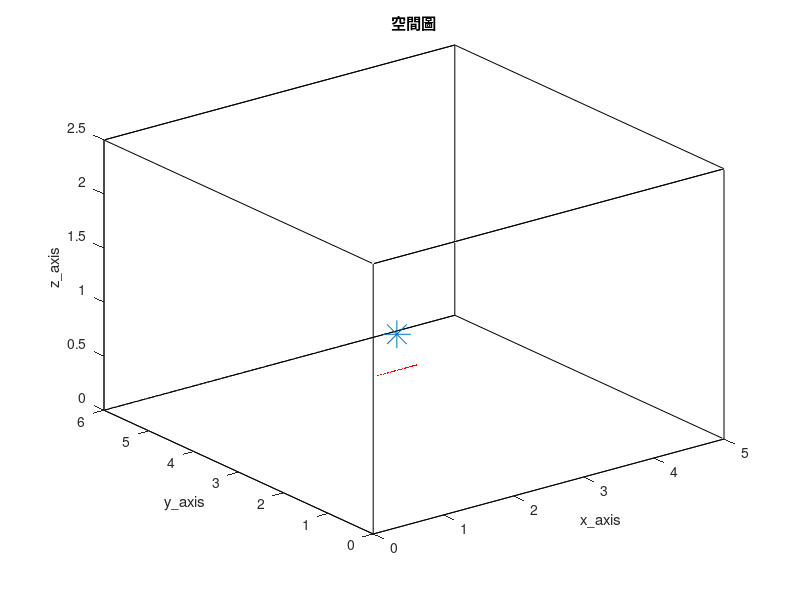

This figure's MATLAB source: (Note: this script raises an error after producing the figure.)
clc; clear; 
close all;
tic

%% RIR parameter %%
SorNum = 1;                                              % source number
MicNum = 30;                                             % number of microphone
c = 343;                                                 % Sound velocity (m/s)
fs = 16000;                                              % Sample frequency (samples/s)
Ts = 1/fs;                                               % Sample period (s)

% UCA %
% radius_UCA = 1;                                        % aperture (m) 
% angle_step = 360/MicNum;
% MicPos = zeros(MicNum, 3);
% for i = 1:MicNum
%     MicPos(i, :) = [1+radius_UCA*cosd((angle_step)*(i - 1)) 3+radius_UCA*sind((angle_step)*(i - 1)) 1];
% end

% ULA %
MicStart = [1, 1.5, 1];
spacing = 0.02;
MicPos = zeros(MicNum, 3);
for i = 1 : MicNum
    MicPos(i, :) = [MicStart(1, 1)+(i-1)*spacing MicStart(1, 2) MicStart(1, 3)];
end

SorPos = [2, 2.6, 1];
room_dim = [5, 6, 2.5];                                  % Room dimensions [x y z] (m)
reverberation_time = 0.2;                                % Reverberation time (s)
points_rir = 4096;                                       % Number of rir points (需比 reverberation time 還長)
mtype = 'omnidirectional';                               % Type of microphone
order = -1;                                              % -1 equals maximum reflection order!
dim = 3;                                                 % Room dimension
orientation = 0;                                         % Microphone orientation (rad)
hp_filter = 0;                                           % Disable high-pass filter

% 畫空間圖 %
figure(1);
plot3( [0 room_dim(1, 1) room_dim(1, 1) 0 0 0 room_dim(1, 1) room_dim(1, 1) 0 0 room_dim(1, 1) room_dim(1, 1) 0 0 room_dim(1, 1) room_dim(1, 1)], ...
       [0 0 room_dim(1, 2) room_dim(1, 2) 0 0 0 room_dim(1, 2) room_dim(1, 2) room_dim(1, 2) room_dim(1, 2) room_dim(1, 2) room_dim(1, 2) 0 0 0], ...
       [0 0 0 0 0 room_dim(1, 3) room_dim(1, 3) room_dim(1, 3) room_dim(1, 3) 0 0 room_dim(1, 3) room_dim(1, 3) room_dim(1, 3) room_dim(1, 3) 0] , 'k')
hold on
plot3(MicPos(:, 1), MicPos(:, 2), MicPos(:, 3), 'r.', 'MarkerSize', 1)
hold on
plot3(SorPos(:, 1), SorPos(:, 2), SorPos(:, 3), '*', 'MarkerSize', 20)
hold off
xlabel('x\_axis')
ylabel('y\_axis')
zlabel('z\_axis')
title('空間圖')
shg

%% generate ground-truth RIR (h) %%
% 產生 RIR 和存.mat 檔 %
% h = rir_generator(c, fs, MicPos, SorPos, room_dim, reverberation_time, points_rir, mtype, order, dim, orientation, hp_filter);
% rir_filename_str = ['h_', string(reverberation_time), 'x', string(MicNum), 'x', string(points_rir), '.mat'];
% rir_filemane = join(rir_filename_str, '');
% save(rir_filemane, 'h')

% load .mat 檔 %
rir_filename_str = ['h_', string(reverberation_time), 'x', string(MicNum), 'x', string(points_rir), '.mat'];
rir_filemane = join(rir_filename_str, '');
load(rir_filemane)

% 畫 ground-truth RIR time plot %
look_mic = 10;
figure(2)
plot(h(look_mic, :), 'r');
h_yaxis_underlimit = min(h(look_mic, :)) - 0.01;
h_yaxis_upperlimit = max(h(look_mic, :)) + 0.01;
ylim([h_yaxis_underlimit h_yaxis_upperlimit])
title('h')
xlabel('points')
ylabel('magnitude')
shg

%% compute ground-truth CTF (H) %%
NWIN_H = 2048;
NFFT_H = 2048;
hopsize_H = floor(NWIN_H/2);    % OverlapLength = NWIN - hopsize

% RIR 轉頻域 %
h_transpose = h(:, 1:NWIN_H).';
[H, freqs_vector, H_t_vector] = stft(h_transpose, fs, Window=rectwin(NWIN_H), OverlapLength=NWIN_H-hopsize_H, FFTLength=NFFT_H, FrequencyRange='onesided');
frequency = size(freqs_vector, 1);
H_dB = mag2db(abs(H));

% 畫 ground-truth RIR frequency plot %
figure(3);
semilogx(freqs_vector, H_dB(:, :, look_mic), 'r')
xlim([0 fs/2])
H_yaxis_underlimit = min(H_dB(2:end, :, look_mic), [], 'all') - 5;
H_yaxis_upperlimit = max(H_dB(2:end, :, look_mic), [], 'all') + 5;
ylim([H_yaxis_underlimit H_yaxis_upperlimit])
title('H')
xlabel('frequency(Hz)')
ylabel('magnitude(dB)')
shg

%% 讀音檔 or 產生 white noise source (source) %%
Second = 20;
SorLen =  Second*fs;

% load source %
% [source, pathname] = read_audio(SorNum, Second, fs);     % speech source
[source_transpose, fs] = audioread('245.wav', [1, SorLen]);
source = source_transpose.';
% source = wgn(1, SorLen, 0);                              % white noise source

NWIN = 2048;
NFFT = 2048;
hopsize = 64;
[S, freqs_vector, S_t_vector] = stft(source, fs, Window=hamming(NWIN), OverlapLength=NWIN-hopsize, FFTLength=NFFT, FrequencyRange='onesided');
mean_S = mean(abs(S), 'all');

%% RIR mix source 先在時域上 convolution 再做 stft (y and Y) %%
% convolution source and RIR %
as = zeros(MicNum, points_rir+SorLen-1);
for i = 1 : MicNum
    as(i, :) = conv(h(i, :), source);
end

as = as(:, 1:SorLen);

% 加上 white noise 當作 interferer %
% SNR = 40;
% for i = 1:MicNum
%     y(i, :) = awgn(as(i, :), SNR, 'measured');
% end

% 不加 white noise %
y = as;

% y 轉頻域 %
y_transpose = y.';
[Y, freqs_vector, Y_t_vector] = stft(y_transpose, fs, Window=hamming(NWIN), OverlapLength=NWIN-hopsize, FFTLength=NFFT, FrequencyRange='onesided');
Y_dB = mag2db(abs(Y));
NumOfFrame = size(Y_t_vector, 1);
NumOfFrame_vector = 1:1:NumOfFrame;

%% initial a %%
% use freefield point source model initialize a %
a = zeros(MicNum, SorNum, frequency);
distance = zeros(MicNum, SorNum);
for i = 1 : MicNum
    distance(i, :) =  sqrt(sum((SorPos - MicPos(i, :)).^2));
end

for n = 1:frequency
    omega = 2*pi*freqs_vector(n);
    a(:, :, n) = exp(-1j*omega/c*distance)./distance;
end

% adjust a_ini_tdomain 之最高點與 h 之最高點等高 讓頻域圖高度相同 %
a_ini_sym = [squeeze(a) conj(flip(squeeze(a(:, :, 2:end-1)), 2))]; 
a_ini_tdomain = ifft(a_ini_sym, NFFT_H, 2, 'symmetric');
h_max = max(h(look_mic, :));
a_ini_tdomain_max = max(a_ini_tdomain(look_mic, :));
ratio_a_ini_tdomain = h_max/a_ini_tdomain_max;


for n = 1:frequency
    omega = 2*pi*freqs_vector(n);
    a(:, :, n) = ratio_a_ini_tdomain*exp(-1j*omega/c*distance)./distance;
end

a_ini_sym = [squeeze(a) conj(flip(squeeze(a(:, :, 2:end-1)), 2))]; 
a_ini_tdomain = ifft(a_ini_sym, NFFT_H, 2, 'symmetric');

% 畫 adjusted a_ini time plot %
figure(4);
plot(h(look_mic, :), 'r')
hold on
plot(a_ini_tdomain(look_mic, :), 'b')
hold off
ylim([h_yaxis_underlimit h_yaxis_upperlimit])
title('a\_ini\_tdomain')
xlabel('points')
ylabel('magnitude')
legend('h', 'a\_ini\_tdomai')
shg

%% initial Ryy %%
ini_frame = floor(NumOfFrame/10);
gamma = 0.99;
Ryy = zeros(MicNum, MicNum, frequency);
for FrameNo =1:ini_frame
    Y_choose = squeeze(Y(:, FrameNo, :)).';
    for n = 1:frequency
         Ryy(:, :, n) = gamma*Ryy(:, :, n) + (1 - gamma)*Y_choose(:, n) * Y_choose(:, n)';  
    end

end

% Ryy = Ryy / ini_frame;

%% initial Gsy Gss %%
Gsy = zeros(MicNum, 1, frequency);
Gss = zeros(1, frequency);

%% recursive process %%
alpha = 0.99;
beta = 0.99;
beamformer_mode = 'DAS';    % 'DAS' or 'MPDR'
a_plot_mode = 'time';    % 'frequency' or 'time'
w = zeros(MicNum, 1, frequency);
s_hat = zeros(1, frequency);
shat_thres_speech = mean_S + 0.1;
shat_thres_whitenoise = 39;
save_a = zeros(NumOfFrame, MicNum, 1, frequency);
save_shat = zeros(frequency, NumOfFrame);

for FrameNo = ini_frame+1:NumOfFrame
    for n = 1:frequency
        Y_choose = squeeze(Y(n, FrameNo, :));

        %  設置 diagonal loading 來判斷使用哪種 beamformer %
        if strcmp(beamformer_mode, 'DAS')
            % update with DAS %
            dia_load_beamformer = 10000;
        elseif strcmp(beamformer_mode, 'MPDR')
            % update with MPDR %
            dia_load_beamformer = 10^(-1);
        end

        w(:, 1, n) = inv(Ryy(:, :, n) + dia_load_beamformer*eye(MicNum))*a(:, :, n) / real(a(:, :, n)'*inv(Ryy(:, :, n) + dia_load_beamformer*eye(MicNum))*a(:, :, n));
        s_hat(:, n) = w(:, 1, n)'*Y_choose;

        % 儲存 beam 到的 S_hat %
        save_shat(n, FrameNo) = s_hat(:, n);
        
        % 制止 S_hat 不夠大時的錯誤更新 %
        if abs(s_hat(:, n)) > shat_thres_speech
            Gss(1, n) = alpha*Gss(1, n) + (1 - alpha)*conj(s_hat(:, n))*s_hat(:, n);
            Gsy(:, 1, n) = alpha*Gsy(:, 1, n) + (1 - alpha)*conj(s_hat(:, n))*Y_choose;
            a(:, :, n) = Gsy(:, 1, n)./Gss(1, n);
        end

        Ryy(:, :, n) = beta*Ryy(:, :, n) + (1 - beta)*Y_choose*Y_choose';
    end

    % 儲存每次 recursive 的 a %
    save_a(FrameNo, :, :, :) = a;
    
    % 一直畫 a 的變化 %
    figure(5);
    if strcmp(a_plot_mode, 'frequency')
        a_dB = mag2db(abs(a));
    
        semilogx(freqs_vector, squeeze(a_dB(look_mic, :, :)), 'b')
        hold on
        semilogx(freqs_vector, H_dB(:, :, look_mic), 'r')
        hold off
        xlim([0 fs/2])
        ylim([H_yaxis_underlimit H_yaxis_upperlimit])
        title('a', num2str(FrameNo))
        xlabel('frequency(Hz)')
        ylabel('magnitude(dB)')
        legend('Predicted RIR', 'RIR (ground truth)')
        shg
    elseif strcmp(a_plot_mode, 'time')
        a_sym = [squeeze(a) conj(flip(squeeze(a(:, :, 2:end-1)), 2))]; 
        a_tdomain = ifft(a_sym, NFFT_H, 2, 'symmetric');

        plot(h(look_mic, :), 'r')
        hold on
        plot(a_tdomain(look_mic, :), 'b')
        hold off
        ylim([h_yaxis_underlimit h_yaxis_upperlimit])
        title('a\_tdomain', num2str(FrameNo))
        xlabel('points')
        ylabel('magnitude')
        legend('h', 'a\_tdomain')
        shg

    end

    % print 出先在處理哪一個 frame %
    fprintf('right now processing frame = %d\n', FrameNo)
end

%% 畫 a_fin frequency and time plot %%
plot_mode = 'semilogx';    % 'semilogx' or 'linear'
a_dB = mag2db(abs(a));

figure(6);
if strcmp(plot_mode, 'semilogx')
    semilogx(freqs_vector, squeeze(a_dB(look_mic, :, :)), 'b')
    hold on
    semilogx(freqs_vector, H_dB(:, :, look_mic), 'r')
    hold off
elseif strcmp(plot_mode, 'linear')
    plot(freqs_vector, squeeze(a_dB(look_mic, :, :)), 'b')
    hold on
    plot(freqs_vector, H_dB(:, :, look_mic), 'r')
    hold off
end

xlim([0 fs/2])
ylim([H_yaxis_underlimit H_yaxis_upperlimit])
title('a\_fin')
xlabel('frequency(Hz)')
ylabel('magnitude(dB)')
legend('Predicted RIR', 'RIR (ground truth)')
shg

% 轉回時域畫圖比較 %
a_fin_sym = [squeeze(a) conj(flip(squeeze(a(:, :, 2:end-1)), 2))]; 
a_fin_tdomain = ifft(a_fin_sym, NFFT_H, 2, 'symmetric');

h_max = max(h(look_mic, :));
a_fin_tdomain_max = max(a_fin_tdomain(look_mic, :));
ratio_a_fin_tdomain = h_max/a_fin_tdomain_max;


figure(7);
plot(h(look_mic, :), 'r')
hold on
plot(a_fin_tdomain(look_mic, :)*ratio_a_fin_tdomain, 'b')
hold off
ylim([h_yaxis_underlimit h_yaxis_upperlimit])
title('a\_fin\_tdomain')
xlabel('points')
ylabel('magnitude')
legend('h', 'a\_fin\_tdomain')
shg

%% plot spectrogram (S save_shat) %%
S_dB = mag2db(abs(S));

figure(8);
mesh(NumOfFrame_vector, freqs_vector, S_dB)
S_caxis_upperlimit = max(S_dB, [], 'all') + 5;
S_caxis_underlimit = -90;
colorbar
clim([S_caxis_underlimit, S_caxis_upperlimit])
view(2)
xlim([1 NumOfFrame])
title('S')
xlabel('frame')
ylabel('frequency(Hz)')
shg

save_shat_dB = mag2db(abs(save_shat));

figure(9);
mesh(NumOfFrame_vector, freqs_vector, save_shat_dB)
colorbar
clim([S_caxis_underlimit, S_caxis_upperlimit])
view(2)
xlim([1 NumOfFrame])
title('save\_shat')
xlabel('frame')
ylabel('frequency(Hz)')

%% save_shat 還原回時域 (shat_tdomain) %%
% save_shat 轉回時域 %
[shat_tdomain_transpose] = istft(save_shat, fs, Window=hamming(NWIN), OverlapLength=NWIN-hopsize, FFTLength=NFFT, ConjugateSymmetric=true, FrequencyRange='onesided');
shat_tdomain = shat_tdomain_transpose.';

% adjust shat_tdomain 的最高點使之與 source 的一樣 %
source_max  = max(abs(source(1, (ini_frame*hopsize+NWIN):end)));
shat_tdomain_max  = max(abs(shat_tdomain));
ratio_shat_tdomain = source_max/shat_tdomain_max;
shat_tdomain = shat_tdomain.*ratio_shat_tdomain;

% 畫 shat_tdomain time plot %
figure(10)
plot(source(1, :), 'r');
hold on
plot(shat_tdomain(1, :), 'b');
hold off
title('shat\_tdomain')
xlabel('points')
ylabel('magnitude')
legend('source', 'shat\_tdomain')
shg

% save .wav 檔 %
audiowrite('source.wav', source(1, :), fs)
ratio_y = 1 / max(abs(y(look_mic, :))) ;
audiowrite('y.wav', y(look_mic, :)*ratio_y, fs)
shat_tdomain_filename_str = ['shat_tdomain-beamformer_mode=', string(beamformer_mode), '-alpha=', string(alpha), '.wav'];
shat_tdomain_filemane = join(shat_tdomain_filename_str, '');
audiowrite(shat_tdomain_filemane, shat_tdomain, fs)

%% save .mat 檔 %%
% a_filename_str = ['a_', string(reverberation_time), 'x', string(MicNum), 'x', string(points_rir), '.mat'];
% a_filemane = join(a_filename_str, '');
% save(a_filemane,'a')
